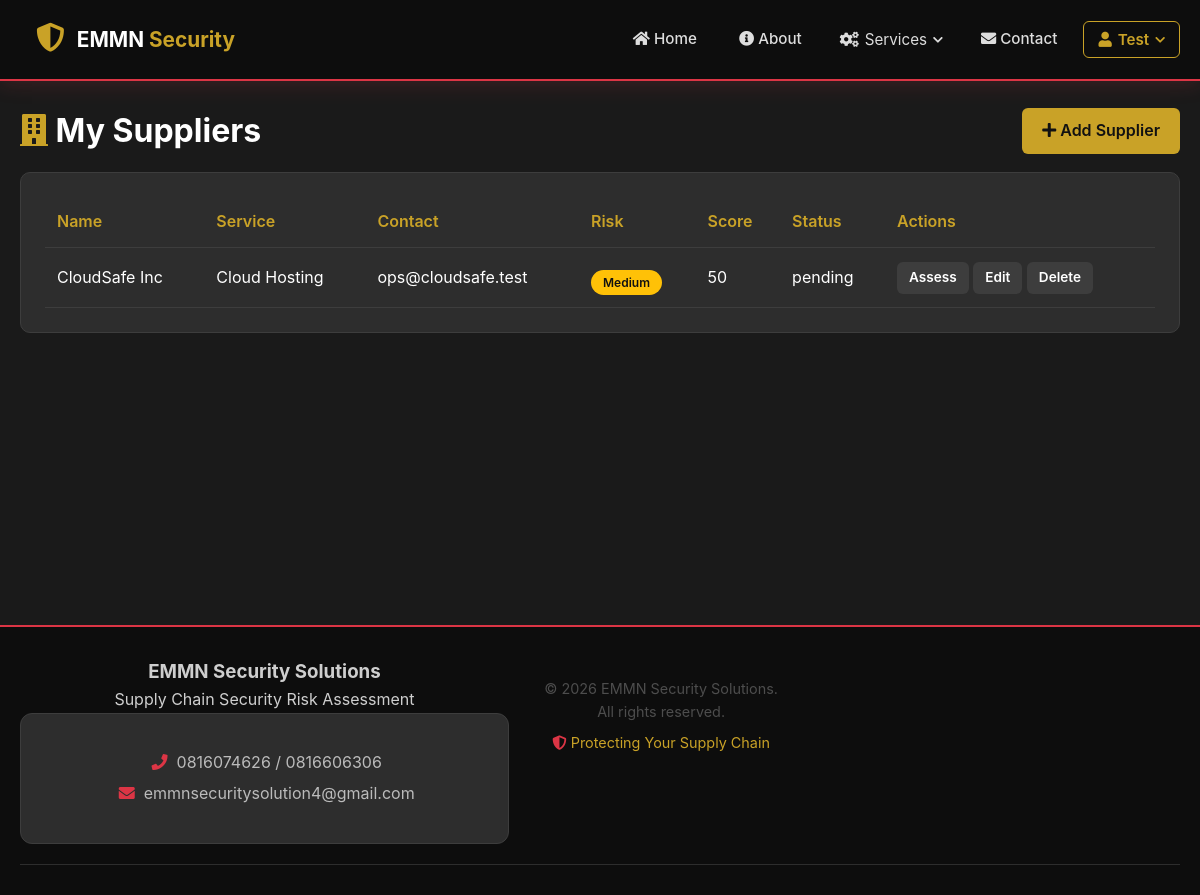
/client/suppliers.php (signed in), run on the app's committed database.
### tables this page shows
CREATE TABLE suppliers (
    id INTEGER PRIMARY KEY AUTOINCREMENT,
    client_id INTEGER NOT NULL,
    name VARCHAR(150) NOT NULL,
    service VARCHAR(150) DEFAULT NULL,
    contact_email VARCHAR(100) DEFAULT NULL,
    contact_phone VARCHAR(30) DEFAULT NULL,
    risk_level VARCHAR(20) DEFAULT 'Medium',
    risk_score INTEGER DEFAULT 50,
    status VARCHAR(20) DEFAULT 'pending',
    notes TEXT,
    created_at TEXT DEFAULT (datetime('now')),
    updated_at TEXT DEFAULT (datetime('now'))
);

### config/Database.php (called while the page is built, shortened)
<?php
try {
    if (USE_SQLITE) {
        $dsn = 'sqlite:' . SQLITE_PATH;
        $options = [
            PDO::ATTR_ERRMODE => PDO::ERRMODE_EXCEPTION,
            PDO::ATTR_DEFAULT_FETCH_MODE => PDO::FETCH_ASSOC,
            PDO::ATTR_EMULATE_PREPARES => false,
        ];
        $db = new PDO($dsn, null, null, $options);
        $db->exec('PRAGMA foreign_keys = ON');
    }
} catch (PDOException $e) {
    error_log('Database Connection Failed: ' . $e->getMessage());
    if (defined('DEBUG_MODE') && DEBUG_MODE) {
        die('Database Connection Failed: ' . $e->getMessage());
    } else {
        die('Unable to connect to the database. Please try again later.');
    }
}
function dbQuery($sql, $params = []) {
    global $db;
    try {
        $stmt = $db->prepare($sql);
        $stmt->execute($params);
        return $stmt;
    } catch (PDOException $e) {
        error_log('Query Error: ' . $e->getMessage());
        return false;
    }
}
function dbFetchAll($sql, $params = []) {
    $stmt = dbQuery($sql, $params);
    return $stmt ? $stmt->fetchAll() : [];
}
?>

### config/helper.php (called while the page is built, shortened)
<?php
function e($string) {
    return htmlspecialchars($string ?? '', ENT_QUOTES, 'UTF-8');
}
?>

### public_html/client/suppliers.php (the view, shortened to what this page needs)
<?php
$userId = (int) $_SESSION['user_id'];
$suppliers = dbFetchAll('SELECT * FROM suppliers WHERE client_id = ? ORDER BY id DESC', [$userId]);
?>
<?php include dirname(__DIR__) . '/includes/header.php'; ?>
<div class="container">
    <div class="page-title-row">
        <h1><i class="fas fa-building" style="color:var(--emmn-gold,#c9a227)"></i> My Suppliers</h1>
        <a href="supplier_add.php" class="btn-gold"><i class="fas fa-plus"></i> Add Supplier</a>
    </div>
    <div class="card">
        <div class="table-wrap">
            <table>
                <thead>
                    <tr>
                        <th>Name</th>
                        <th>Service</th>
                        <th>Contact</th>
                        <th>Risk</th>
                        <th>Score</th>
                        <th>Status</th>
                        <th>Actions</th>
                    </tr>
                </thead>
                <tbody>
                <?php if (empty($suppliers)): ?>
                    <tr><td colspan="7">No suppliers yet. <a href="supplier_add.php" style="color:var(--emmn-gold)">Add your first supplier</a>.</td></tr>
                <?php else: foreach ($suppliers as $s): ?>
                    <tr>
                        <td><?php echo e($s['name']); ?></td>
                        <td><?php echo e($s['service']); ?></td>
                        <td><?php echo e($s['contact_email'] ?: '—'); ?></td>
                        <td><span class="badge <?php echo strtolower($s['risk_level']); ?>"><?php echo e($s['risk_level']); ?></span></td>
                        <td><?php echo (int)$s['risk_score']; ?></td>
                        <td><?php echo e($s['status']); ?></td>
                        <td>
                            <a class="btn-sm" href="assess_new.php?supplier_id=<?php echo (int)$s['id']; ?>">Assess</a>
                            <a class="btn-sm" href="supplier_edit.php?id=<?php echo (int)$s['id']; ?>">Edit</a>
                            <a class="btn-sm" href="?delete=<?php echo (int)$s['id']; ?>" onclick="return confirm('Delete this supplier?')">Delete</a>
                        </td>
                    </tr>
                <?php endforeach; endif; ?>
                </tbody>
            </table>
        </div>
    </div>
</div>
<?php include dirname(__DIR__) . '/includes/footer.php'; ?>

### public_html/assets/css/style.css (style rules this page uses)
:root { --dark: #1a1a1a; --darker: #0d0d0d; --dark-gray: #2d2d2d; --medium-gray: #3d3d3d; --light-gray: #4d4d4d; --white: #ffffff; --red: #dc3545; --red-dark: #a71d2a; --red-light: #ff4757; --risk-low: #28a745; --risk-medium: #ffc107; --risk-high: #dc3545; --risk-critical: #a71d2a; --risk-info: #17a2b8; --font-primary: 'Inter', -apple-system, BlinkMacSystemFont, 'Segoe UI', Roboto, Oxygen, Ubuntu, sans-serif; --font-display: 'Playfair Display', serif; --shadow: 0 4px 20px rgba(0, 0, 0, 0.5); --shadow-light: 0 2px 10px rgba(0, 0, 0, 0.3); --shadow-hover: 0 8px 30px rgba(220, 53, 69, 0.15); --transition: all 0.3s ease; }
* { margin: 0; padding: 0; box-sizing: border-box; }
body { font-family: var(--font-primary); line-height: 1.6; color: var(--white); background: var(--dark); }
.container { max-width: 1200px; margin: 0 auto; padding: 0 20px; }
.btn-sm { padding: 6px 16px; font-size: 0.85rem; }
.badge { display: inline-block; padding: 3px 12px; border-radius: 50px; font-size: 0.75rem; font-weight: 600; margin-top: 10px; }
:root { --emmn-gold: #c9a227; --emmn-blue: #1e3a5f; }
.btn-gold, .btn-blue, .btn-outline-gold, .btn-sm, .btn-primary { display: inline-block; padding: 10px 20px; border-radius: 6px; text-decoration: none; font-weight: 600; border: none; cursor: pointer; transition: var(--transition); }
.btn-gold { background: var(--emmn-gold); color: #111; }
.btn-sm { background: var(--medium-gray); color: #fff; padding: 5px 12px; font-size: 0.85rem; }
.badge.medium { background: var(--risk-medium); color: #111; }
.card { background: var(--dark-gray); border: 1px solid var(--medium-gray); border-radius: 10px; padding: 24px; margin-bottom: 24px; }
.table-wrap { overflow-x: auto; }
table { width: 100%; border-collapse: collapse; }
th, td { padding: 12px; text-align: left; border-bottom: 1px solid var(--medium-gray); }
th { color: var(--emmn-gold); font-weight: 600; }
.page-title-row { display: flex; justify-content: space-between; align-items: center; flex-wrap: wrap; gap: 12px; margin: 24px 0 16px; }

### data on the page
suppliers: name "CloudSafe Inc", service "Cloud Hosting", contact_email "ops@cloudsafe.test", risk_level "Medium", risk_score "50", status "pending"

### other printed values
explode(' ', $userName)[0] "Test"
COMPANY_NAME "EMMN Security Solutions"
CONTACT_PHONE_1 "0816074626"
CONTACT_PHONE_2 "0816606306"
CONTACT_EMAIL "emmnsecuritysolution4@gmail.com"
